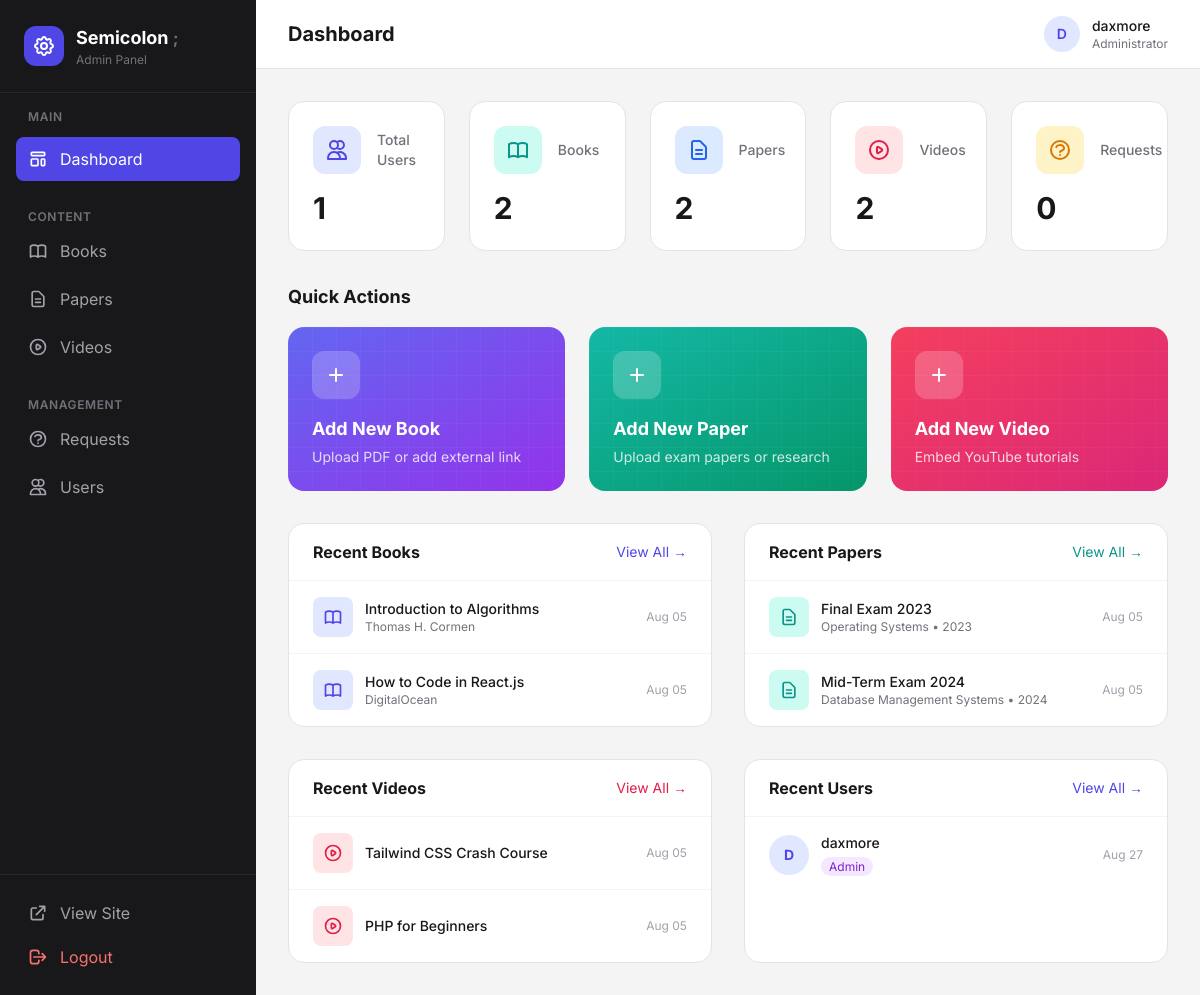
/admin/index.php (signed in), run on an earlier commit of the app's database.
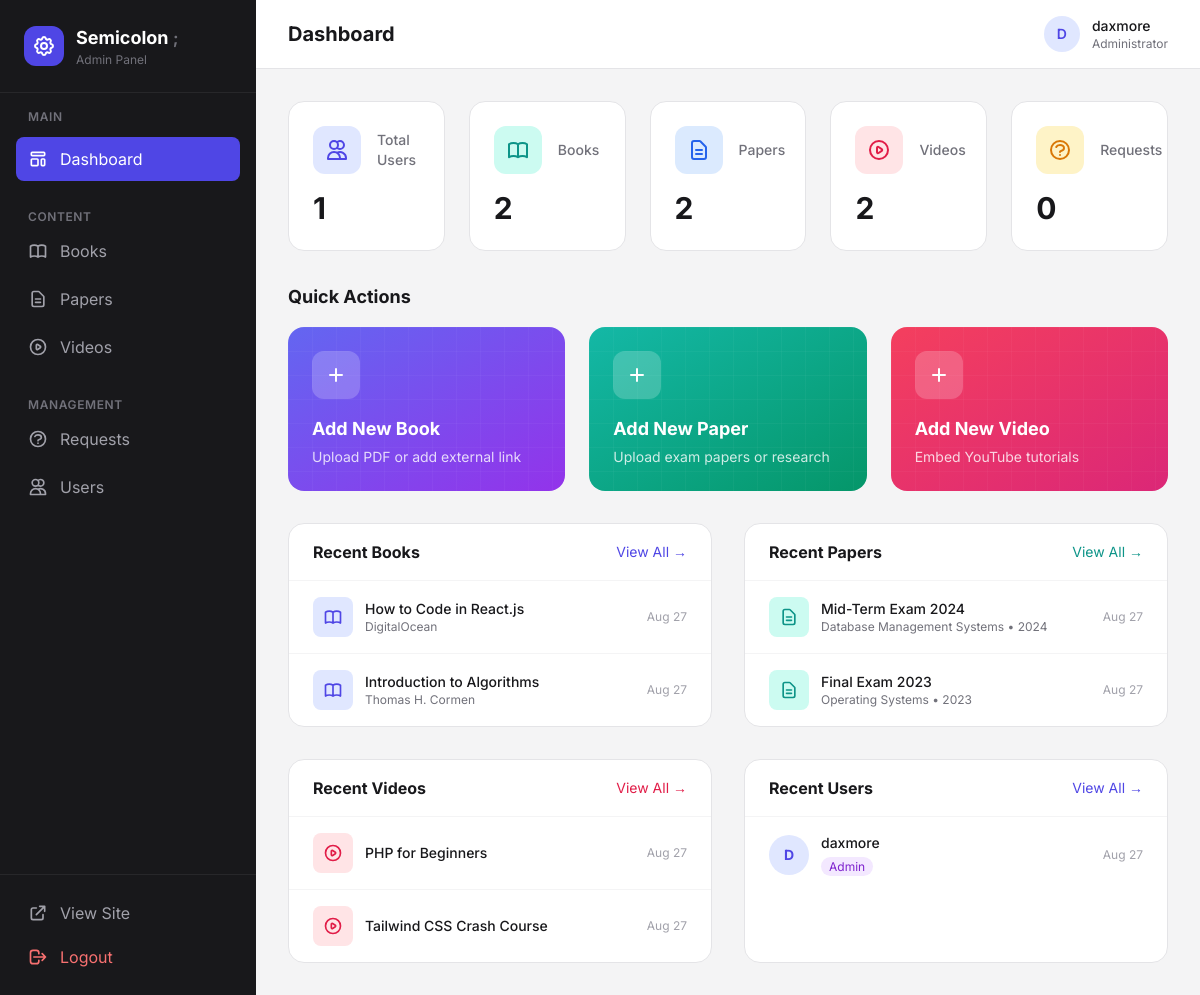
And on a later commit of the database.
### tables this page shows
CREATE TABLE IF NOT EXISTS books (
    id INT AUTO_INCREMENT PRIMARY KEY,
    title VARCHAR(255) NOT NULL,
    author VARCHAR(255) NOT NULL,
    description TEXT,
    subject VARCHAR(255),
     
    difficulty VARCHAR(255),
    private_path VARCHAR(255) NOT NULL,  
    cover_image VARCHAR(255),
    slug VARCHAR(255) UNIQUE,
    token VARCHAR(255) UNIQUE,
    created_at TIMESTAMP DEFAULT CURRENT_TIMESTAMP
);

CREATE TABLE IF NOT EXISTS papers (
    id INT AUTO_INCREMENT PRIMARY KEY,
    title VARCHAR(255) NOT NULL,
    subject VARCHAR(255) NOT NULL,
    year INT NOT NULL,
     
    private_path VARCHAR(255) NOT NULL,  
    slug VARCHAR(255) UNIQUE,
    token VARCHAR(255) UNIQUE,
    created_at TIMESTAMP DEFAULT CURRENT_TIMESTAMP
);

CREATE TABLE IF NOT EXISTS videos (
    id INT AUTO_INCREMENT PRIMARY KEY,
    title VARCHAR(255) NOT NULL,
    description TEXT,
    youtube_url TEXT NOT NULL,
    slug VARCHAR(255) UNIQUE,  
    created_at TIMESTAMP DEFAULT CURRENT_TIMESTAMP
);

CREATE TABLE IF NOT EXISTS users (
    id INT AUTO_INCREMENT PRIMARY KEY,
    username VARCHAR(255) NOT NULL UNIQUE,
    password VARCHAR(255) NOT NULL,
    role VARCHAR(50) NOT NULL DEFAULT 'user',
    status ENUM('active', 'banned') DEFAULT 'active',
    last_login TIMESTAMP NULL,
    created_at TIMESTAMP DEFAULT CURRENT_TIMESTAMP
);

### admin/index.php (the view, shortened to what the rows shown need)
<?php
require_once '../includes/db.php';
$recent_books = $conn->query("SELECT id, title, author, created_at FROM books ORDER BY created_at DESC LIMIT 5")->fetch_all(MYSQLI_ASSOC);
$recent_papers = $conn->query("SELECT id, title, subject, year, created_at FROM papers ORDER BY created_at DESC LIMIT 5")->fetch_all(MYSQLI_ASSOC);
$recent_videos = $conn->query("SELECT id, title, created_at FROM videos ORDER BY created_at DESC LIMIT 5")->fetch_all(MYSQLI_ASSOC);
$recent_users = $conn->query("SELECT id, username, role, created_at FROM users ORDER BY created_at DESC LIMIT 5")->fetch_all(MYSQLI_ASSOC);
include 'header.php';
?>
<h2 class="text-lg font-bold text-zinc-900 mb-4">Quick Actions</h2>
<div class="grid grid-cols-1 lg:grid-cols-2 gap-8 mb-8">
    <div class="bg-white rounded-2xl border border-zinc-200 overflow-hidden">
        <div class="divide-y divide-zinc-100">
            <?php if (empty($recent_books)): ?>
                <div class="p-6 text-center text-zinc-500">No books yet</div>
            <?php else: ?>
                <?php foreach ($recent_books as $book): ?>
                    <div class="px-6 py-4 flex items-center justify-between hover:bg-zinc-50 transition">
                        <div class="flex items-center gap-3">
                            <div class="w-10 h-10 bg-indigo-100 rounded-lg flex items-center justify-center text-indigo-600">
                            </div>
                            <div>
                                <p class="font-medium text-zinc-900 text-sm"><?php echo htmlspecialchars($book['title']); ?></p>
                                <p class="text-xs text-zinc-500"><?php echo htmlspecialchars($book['author']); ?></p>
                            </div>
                        </div>
                        <span class="text-xs text-zinc-400"><?php echo date('M d', strtotime($book['created_at'])); ?></span>
                    </div>
                <?php endforeach; ?>
            <?php endif; ?>
        </div>
    </div>
    <div class="bg-white rounded-2xl border border-zinc-200 overflow-hidden">
        <div class="divide-y divide-zinc-100">
            <?php if (empty($recent_papers)): ?>
                <div class="p-6 text-center text-zinc-500">No papers yet</div>
            <?php else: ?>
                <?php foreach ($recent_papers as $paper): ?>
                    <div class="px-6 py-4 flex items-center justify-between hover:bg-zinc-50 transition">
                        <div class="flex items-center gap-3">
                            <div class="w-10 h-10 bg-teal-100 rounded-lg flex items-center justify-center text-teal-600">
                                <svg xmlns="http://www.w3.org/2000/svg" class="h-5 w-5" fill="none" viewBox="0 0 24 24" stroke="currentColor" stroke-width="2">
                                    <path stroke-linecap="round" stroke-linejoin="round" d="M9 12h6m-6 4h6m2 5H7a2 2 0 01-2-2V5a2 2 0 012-2h5.586a1 1 0 01.707.293l5.414 5.414a1 1 0 01.293.707V19a2 2 0 01-2 2z" />
                                </svg>
                            </div>
                            <div>
                                <p class="font-medium text-zinc-900 text-sm"><?php echo htmlspecialchars($paper['title']); ?></p>
                                <p class="text-xs text-zinc-500"><?php echo htmlspecialchars($paper['subject']); ?> • <?php echo $paper['year']; ?></p>
                            </div>
                        </div>
                        <span class="text-xs text-zinc-400"><?php echo date('M d', strtotime($paper['created_at'])); ?></span>
                    </div>
                <?php endforeach; ?>
            <?php endif; ?>
        </div>
    </div>
</div>
<div class="grid grid-cols-1 lg:grid-cols-2 gap-8">
    <div class="bg-white rounded-2xl border border-zinc-200 overflow-hidden">
        <div class="divide-y divide-zinc-100">
            <?php if (empty($recent_videos)): ?>
                <div class="p-6 text-center text-zinc-500">No videos yet</div>
            <?php else: ?>
                <?php foreach ($recent_videos as $video): ?>
                    <div class="px-6 py-4 flex items-center justify-between hover:bg-zinc-50 transition">
                        <div class="flex items-center gap-3">
                            <div class="w-10 h-10 bg-rose-100 rounded-lg flex items-center justify-center text-rose-600">
                            </div>
                            <p class="font-medium text-zinc-900 text-sm"><?php echo htmlspecialchars($video['title']); ?></p>
                        </div>
                        <span class="text-xs text-zinc-400"><?php echo date('M d', strtotime($video['created_at'])); ?></span>
                    </div>
                <?php endforeach; ?>
            <?php endif; ?>
        </div>
    </div>
    <div class="bg-white rounded-2xl border border-zinc-200 overflow-hidden">
        <div class="divide-y divide-zinc-100">
            <?php if (empty($recent_users)): ?>
                <div class="p-6 text-center text-zinc-500">No users yet</div>
            <?php else: ?>
                <?php foreach ($recent_users as $user): ?>
                    <div class="px-6 py-4 flex items-center justify-between hover:bg-zinc-50 transition">
                        <div class="flex items-center gap-3">
                            <div class="w-10 h-10 bg-indigo-100 rounded-full flex items-center justify-center text-indigo-600 font-bold text-sm">
                                <?php echo strtoupper(substr($user['username'], 0, 1)); ?>
                            </div>
                            <div>
                                <p class="font-medium text-zinc-900 text-sm"><?php echo htmlspecialchars($user['username']); ?></p>
                                <span class="text-xs px-2 py-0.5 rounded-full <?php echo $user['role'] === 'admin' ? 'bg-purple-100 text-purple-700' : 'bg-zinc-100 text-zinc-600'; ?>">
                                    <?php echo ucfirst($user['role']); ?>
                                </span>
                            </div>
                        </div>
                        <span class="text-xs text-zinc-400"><?php echo date('M d', strtotime($user['created_at'])); ?></span>
                    </div>
                <?php endforeach; ?>
            <?php endif; ?>
        </div>
    </div>
</div>
<?php include 'footer.php'; ?>

What changed in the data, as far as the page shows it:
changed books "How to Code in React.js": created_at "Aug 05" → "Aug 27"; moves up the list
changed books "Introduction to Algorithms": created_at "Aug 05" → "Aug 27"
changed papers "Mid-Term Exam 2024": created_at "Aug 05" → "Aug 27"; moves up the list
changed papers "Final Exam 2023": created_at "Aug 05" → "Aug 27"
changed videos "PHP for Beginners": created_at "Aug 05" → "Aug 27"; moves up the list
changed videos "Tailwind CSS Crash Course": created_at "Aug 05" → "Aug 27"
